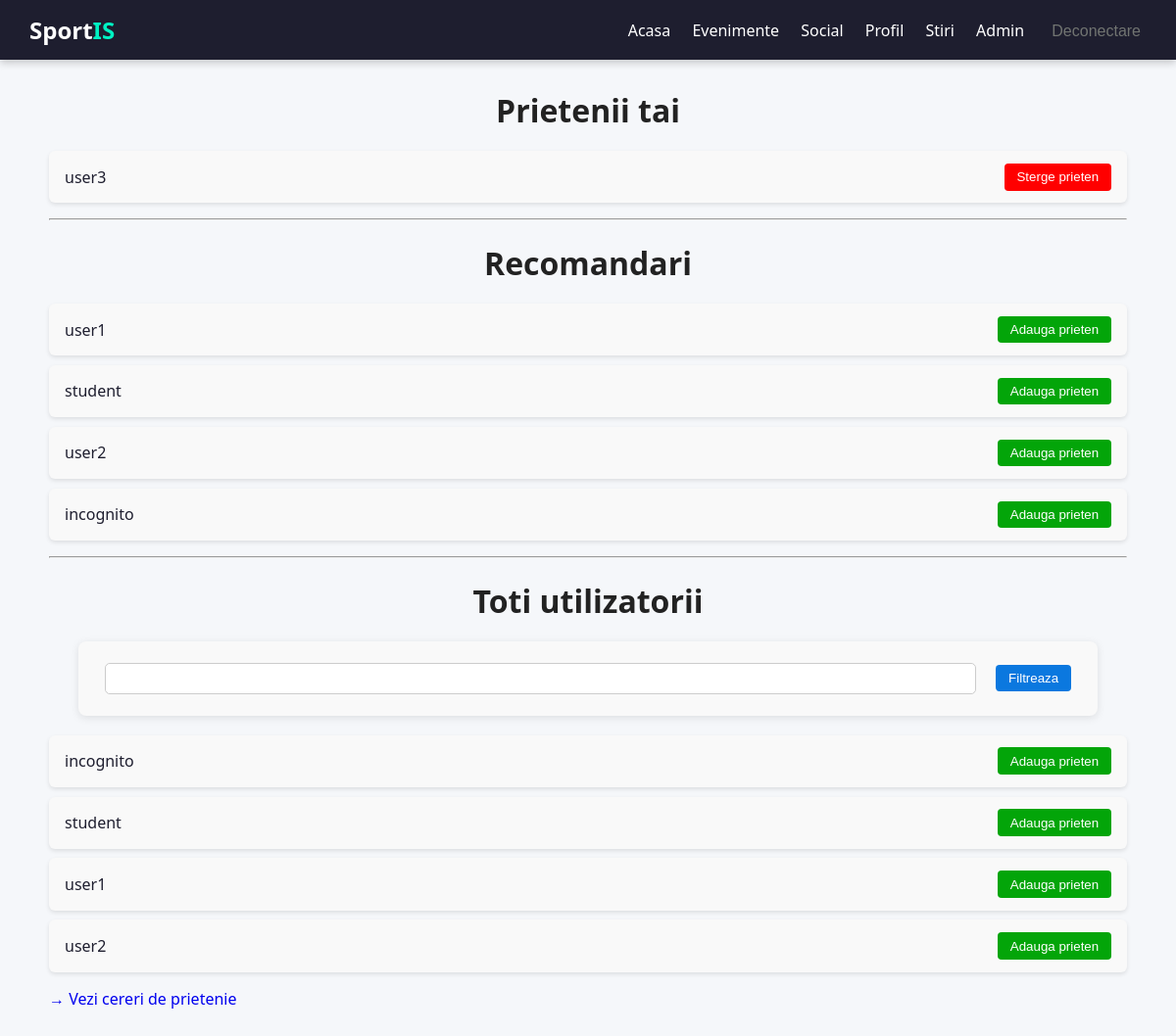
The page /social/index (signed in) on the database its author committed.
### tables this page shows
CREATE TABLE `users` (
  `id` int(11) NOT NULL,
  `email` varchar(255) NOT NULL,
  `username` varchar(255) NOT NULL,
  `password` varchar(255) NOT NULL,
  `registration_date` datetime DEFAULT current_timestamp(),
  `is_admin` tinyint(1) DEFAULT 0,
  `is_banned` tinyint(1) DEFAULT 0
);

### app/core/Controller.php (called while the page is built, shortened)
<?php
class Controller
{
    public function model($model)
    {
        return new $model();
    }
    public function view($view, $data = []){
        extract($data);
        require_once __DIR__ . '/../views/' . $view . '.php';
    }
}

### app/controllers/social.php (called while the page is built, shortened)
<?php
class social extends Controller {
    private $userModel;
    public function __construct() {
        $this->userModel = $this->model('User');
    }
    public function index() {
        $userId = $_SESSION['user_id'];
        $friends = $this->userModel->getFriends($userId);
        $randomUsers = $this->userModel->getRandomUsers($userId);
        $username = !empty($_GET['username']) ? $_GET['username'] : null;
        $allUsers = $this->userModel->listUsers($userId, $username);
        $this->view('social/index', [
            'friends' => $friends ?? [],
            'randomUsers' => $randomUsers ?? [],
            'allUsers' => $allUsers ?? [],
            'username' => $username
        ]);
    }
}

### app/core/App.php (called while the page is built, shortened)
<?php
require_once __DIR__ . '/Config.php';
require_once __DIR__ . '/../services/DatabaseService.php';
class App{
    protected $method = 'index';
    public function __construct(){
        $url = $this->parseUrl();
        if(isset($url[0]))
        if(file_exists(__DIR__ . '/../controllers/'. $url[0] . '.php' )){
            unset($url[0]);
        }
        $this->controller = new $this->controller;
        if(isset($url[1]))
        {
            if(method_exists($this->controller, $url[1]))
            {
                $this->method = $url[1];
                unset($url[1]);
            }
        }
        $this->params = $url ? array_values($url) : [];
        call_user_func_array([$this->controller, $this->method], $this->params);
    }
    public function parseUrl(){
        if(isset($_GET['url'])){
            return $url = explode('/', filter_var(rtrim($_GET['url'], '/'), FILTER_SANITIZE_URL));
        }
    }
}
?>

### public/index.php (called while the page is built, shortened)
<?php
$app = new App();

### app/core/Config.php (called while the page is built, shortened)
<?php
class Config
{
    private static $data = [];
    public static function get(string $key, $default = null)
    {
        $val = $_ENV[$key] ?? getenv($key) ?? self::$data[$key] ?? null;
        if ($val !== false && $val !== null && $val !== '') {
            return $val;
        }
        return $default;
    }
}

### app/services/DatabaseService.php (called while the page is built, shortened)
<?php
class DatabaseService {
    private static $conn;
    public static function load()
    {
        $servername = Config::get('MYSQL_SERVER', '127.0.0.1');
        $username = Config::get('MYSQL_USER', 'root');
        $password = Config::get('MYSQL_PASSWORD', '');
        $dbname = Config::get('MYSQL_DB', 'sportis');
        $port = (int) Config::get('MYSQL_PORT', 3306);
        $useSsl = Config::get('MYSQL_SSL', false) || $port === 4000;
        if ($useSsl) {
            self::$conn = mysqli_init();
            self::$conn->ssl_set(null, null, null, null, null);
            if (!@self::$conn->real_connect($servername, $username, $password, $dbname, $port, null, MYSQLI_CLIENT_SSL)) {
                die("Database connection failed: " . self::$conn->connect_error);
            }
        } else {
            self::$conn = new mysqli($servername, $username, $password, $dbname, $port);
        }
        self::$conn->set_charset("utf8mb4");
    }
    public static function runSelect($sql, ...$vars) {
        $rows = null;
        $result = self::$conn->execute_query($sql, $vars);
        if ($result->num_rows > 0) {
            $rows = $result->fetch_all(MYSQLI_ASSOC);
        }
        return $rows;
    }
}

### app/models/User.php (called while the page is built, shortened)
<?php
class User
{
    public function getFriends($userId){
        return DatabaseService::runSelect("
            SELECT u.id, u.username, f.created_at
            FROM users u
            JOIN friendships f ON (
                (f.friend_id = u.id AND f.user_id = ?) OR
                (f.user_id = u.id AND f.friend_id = ?)
            )
            WHERE f.status = 'accepted' AND u.id != ?
        ", $userId, $userId, $userId);
    }
    public function getRandomUsers($userId){
        return DatabaseService::runSelect("
            SELECT u.id, u.username
            FROM users u
            WHERE u.id != ? AND u.id NOT IN (
                SELECT CASE
                    WHEN f.user_id = ? THEN f.friend_id
                    ELSE f.user_id
                END
                FROM friendships f
                WHERE (f.user_id = ? OR f.friend_id = ?) AND f.status = 'accepted'
            )
            ORDER BY RAND() LIMIT 5
        ",  $userId, $userId, $userId, $userId);
    }
    public function listUsers($userId, $username = null) {
        if(!empty($username))
            return DatabaseService::runSelect("
                SELECT u.id, u.username
                FROM users u
                WHERE u.id != ? AND u.id NOT IN (
                    SELECT CASE
                        WHEN f.user_id = ? THEN f.friend_id
                        ELSE f.user_id
                    END
                    FROM friendships f
                    WHERE (f.user_id = ? OR f.friend_id = ?) AND f.status = 'accepted'
                ) AND u.username LIKE ?
            ",  $userId, $userId, $userId, $userId, '%' . $username . '%');
        else
            return DatabaseService::runSelect("
                SELECT u.id, u.username
                FROM users u
                WHERE u.id != ? AND u.id NOT IN (
                    SELECT CASE
                        WHEN f.user_id = ? THEN f.friend_id
                        ELSE f.user_id
                    END
                    FROM friendships f
                    WHERE (f.user_id = ? OR f.friend_id = ?) AND f.status = 'accepted'
                )
            ",  $userId, $userId, $userId, $userId);
    }
}

### app/views/social/index.php (the view, shortened to what this page needs)
<!DOCTYPE html>
<html lang="ro">
<head>
    <link rel="stylesheet" href="<?= Config::get('APP_URL'); ?>/css/MainStyle.css">
</head>
<body>
<?php include_once __DIR__ . '/../partials/navBar.php'; ?>
<div class="container">
    <h1>Prietenii tai</h1>
    <ul class="user-list">
        <?php if (!empty($friends)): ?>
            <?php foreach ($friends as $friend): ?>
                <li class="user-card">
                    <a style="text-decoration: none; color: #1e1e2f;" href="<?= Config::get('APP_URL'); ?>/home/viewProfile/<?= htmlspecialchars($friend['id']) ?>"><?= htmlspecialchars($friend['username']) ?></a>
                    <form action="<?= Config::get('APP_URL'); ?>/social/deleteFriend/<?= $friend['id'] ?>" method="post">
                        <button type="submit" style="background-color: red;">Sterge prieten</button>
                    </form>
                </li>
            <?php endforeach; ?>
        <?php else: ?>
            <li class="user-card">
                <p>Nu ai prieteni inca.</p>
            </li>
        <?php endif; ?>
    </ul>
    <hr>
    <h1>Recomandari</h1>
    <ul class="user-list">
        <?php foreach ($randomUsers as $user): ?>
            <li class="user-card">
                <a style="text-decoration: none; color: #1e1e2f;" href="<?= Config::get('APP_URL'); ?>/home/viewProfile/<?= htmlspecialchars($user['id']) ?>"><?= htmlspecialchars($user['username']) ?></a>
                <form action="<?= Config::get('APP_URL'); ?>/social/sendRequest/<?= $user['id'] ?>" method="post">
                    <button type="submit">Adauga prieten</button>
                </form>
            </li>
        <?php endforeach; ?>
    </ul>
    <hr>
    <h1>Toti utilizatorii</h1>
    <form method="get" action="<?= Config::get('APP_URL'); ?>/social/index">
        <div class="filter-header">
        <div class="filter-element">
            <input name="username" type="text" value="<?= $username ?>"/>
            <button type="submit" style="background-color:rgb(11, 120, 223); color: white; border: none; padding: 0.4rem 0.8rem; border-radius: 4px;cursor: pointer;">Filtreaza</button>
        </div>
        </div>
    </form>
    <ul class="user-list">
        <?php foreach ($allUsers as $user): ?>
            <li class="user-card">
                <a style="text-decoration: none; color: #1e1e2f;" href="<?= Config::get('APP_URL'); ?>/home/viewProfile/<?= htmlspecialchars($user['id']) ?>"><?= htmlspecialchars($user['username']) ?></a>
                <form action="<?= Config::get('APP_URL'); ?>/social/sendRequest/<?= $user['id'] ?>" method="post">
                    <button type="submit">Adauga prieten</button>
                </form>
            </li>
        <?php endforeach; ?>
    </ul>
    <a href="<?= Config::get('APP_URL'); ?>/social/pendingRequests" style="text-decoration: none;">→ Vezi cereri de prietenie</a>
</div>
</body>
</html>

### public/css/MainStyle.css (style rules this page uses)
body { margin: 0; padding: 0; font-family: 'Segoe UI', sans-serif; background-color: #f5f7fa; color: #333; }
.container { max-width: 1100px; margin: 30px auto; padding: 0 20px; }
.container h1 { margin-bottom: 20px; color: #222; font-size: 32px; font-weight: 600; text-align: center; }
.user-list, .event-list { list-style: none; padding: 0; }
.user-card, .event-card { display: flex; justify-content: space-between; align-items: center; padding: 0.8rem 1rem; margin-bottom: 0.6rem; background-color: #f9f9f9; border-radius: 6px; box-shadow: 0 2px 4px rgba(0,0,0,0.1); }
.user-card form, .event-card form { margin: 0; }
.user-card button, .event-card button { background-color:rgb(3, 165, 9); color: white; border: none; padding: 0.4rem 0.8rem; border-radius: 4px; cursor: pointer; transition: background-color 0.3s; }
.filter-header { background-color: #f9f9f9; padding: 20px 25px; border-radius: 8px; box-shadow: 0 2px 8px rgba(0,0,0,0.1); width: 90%; margin: 20px auto; }
.filter-header .filter-element { display: flex; padding: 2px; flex-wrap: wrap; gap: 15px 20px; align-items: center; justify-content: flex-start; }
.filter-header input[type="text"], .filter-header input[type="datetime-local"], .filter-header input[type="number"], .filter-header select { flex: 1 1 180px; padding: 6px 10px; border: 1.8px solid #ccc; border-radius: 5px; font-size: 1rem; transition: border-color 0.3s ease; }

### rows shown on the page
users: username "user1"
users: username "student"
users: username "user2"
users: username "incognito"

### other values the page prints
$friend['username'] "user3"
